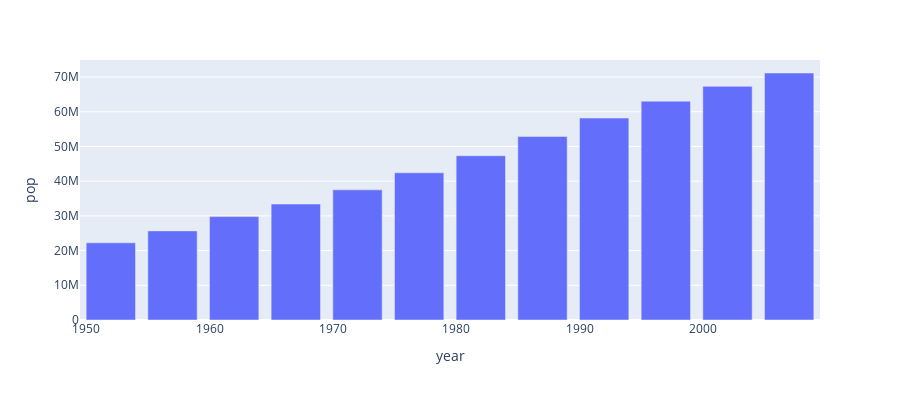

Notebook source saved alongside this figure:
### Code cell
data = px.data.gapminder()
data_turkey = data[data.country == 'Turkey']
fig = px.bar(data_turkey, x='year', y='pop', height=400)
fig.show()

### Figure 1 — Plotly figure (JSON) as saved in the notebook; plotly's stock layout.template omitted (floating-point values rounded to 4 significant figures)
{"data": [{"alignmentgroup": "True", "hovertemplate": "year=%{x}<br>pop=%{y}<extra></extra>", "legendgroup": "", "marker": {"color": "#636efa", "pattern": {"shape": ""}}, "name": "", "offsetgroup": "", "orientation": "v", "showlegend": false, "textposition": "auto", "type": "bar", "x": [1952, 1957, 1962, 1967, 1972, 1977, 1982, 1987, 1992, 1997, 2002, 2007], "xaxis": "x", "y": [22235677, 25670939, 29788695, 33411317, 37492953, 42404033, 47328791, 52881328, 58179144, 63047647, 67308928, 71158647], "yaxis": "y"}], "layout": {"barmode": "relative", "height": 400, "legend": {"tracegroupgap": 0}, "margin": {"t": 60}, "xaxis": {"anchor": "y", "domain": [0, 1], "title": {"text": "year"}}, "yaxis": {"anchor": "x", "domain": [0, 1], "title": {"text": "pop"}}}}
